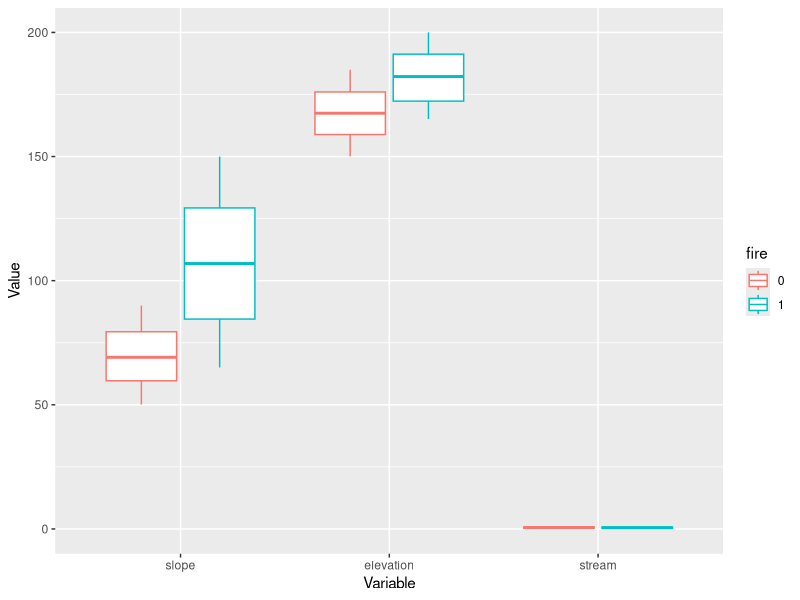

The R script that drew this image:
## ---- chunk 1
knitr::opts_chunk$set(echo = TRUE)

### Install MatchIt if you need to
install.packages("MatchIt",
                 repos = "http://cran.us.r-project.org")

### Packages for the purposes of the quarto website (no need to download these to run the example)
# install.packages(c("jsonlite", "rmarkdown"),
#                  repos = "http://cran.us.r-project.org")

### Load libraries
library(tidyverse)
library(MatchIt)
## ---- chunk 2
### Function to simulate data and write it as a dataframe
simulate_data <- function(){
  
  ### Create variables in a dataframe
  
  ### Make column for observation ID
  df <- data.frame(id = seq(1,1000),
                   
                   ### Add columns for explanatory variables
                   
                   ### Add column for treatment variable
                   fire = c(rep(0,500), rep(1,500)),
                   
                   ### And the rest of the covariates
                   slope = c(runif(500, min = 50, max = 90), 
                             runif(500, min = 65, max = 150)),
                   elevation = c(runif(500, min = 150, max = 185), 
                                 runif(500, min = 165, max = 200)),
                   stream = runif(1000, min = 0, max = 1),
                   
                   ### And the error term
                   error = rnorm(1000, mean = 0, sd = 5))
  
  ### Add a slope*slope variable
  df <- df %>%
    mutate(slope2 = slope^2)
  
  ### Make column for outcome variable (species richness) 
  df <- df %>%
    mutate(species_richness = 1 + 5*fire + 0.07*slope + 0.05*elevation + 2*stream - 0.005*slope2 + error)
  return(df)
}
## ---- chunk 3
### Write a function to generate data and analyze using OLS 
ols_fun <- function(){
  
  ### Simulate the dataset
  data <- simulate_data()
  
  ### Run OLS regression
  ols <- lm(species_richness ~ fire + slope + elevation + stream, 
            data = data)
  
  ### Extract model coefficients and standard error
  fire_coeff <- coef(summary(ols))["fire", "Estimate"]
  fire_se <- coef(summary(ols))["fire", "Std. Error"]
  list <- list(fire_coeff, fire_se)
}

### Apply the function to 100 replicates
ols_sim <- replicate(100, ols_fun())

### Extract the model estimates
ols_fire_est <- unlist(ols_sim[1, ])

### Print mean, standard deviation, minimum, and maximum values for coefficient estimates
c(mean(ols_fire_est), sd(ols_fire_est), 
  min(ols_fire_est), max(ols_fire_est))

### Extract the standard deviations
ols_fire_sd <- unlist(ols_sim[2, ])

### Print mean, standard deviation, minimum, and maximum standard deviation of coefficient estimates
c(mean(ols_fire_sd), sd(ols_fire_sd), 
  min(ols_fire_sd), max(ols_fire_sd))
## ---- chunk 4
### Write a function to generate the data, use matching to subset the data, and run a regression on the matched data
pps_fun <- function(){
  
  ### Simulate the dataset
  data <- simulate_data()
  
  ### Match the data on the observed covariates
  match <- matchit(fire ~ slope + 
                     elevation + 
                     stream, 
                   
                   ### set method to use for matching
                   method = "nearest", 
                   
                   ### tell it what data source to draw matches from
                   data = data, 
                   
                   ### tell it to use logistic regression for the matching
                   distance = "glm", 
                   link = "probit",
                   
                   ### specify which order to draw potential points from the full dataset
                   m.order = "random",
                   
                   ### set a maximum distance for the matches
                   caliper = 0.10)
  
  ### Extract the matched data from the full dataset
  matched_data = match.data(match)
  
  ### Run OLS on the matched dataset
  ols <- lm(species_richness ~ fire + slope + 
              elevation + stream, 
            data = matched_data)
  
  ### Extract model coefficients
  fire_coeff <- coef(summary(ols))["fire", "Estimate"]
  fire_se <- coef(summary(ols))["fire", "Std. Error"]
  list <- list(fire_coeff, fire_se) 
}

### Apply the function to 100 replicates
pps_sim <- replicate(100, pps_fun())

### Extract the model estimates
pps_fire_est <- unlist(pps_sim[1,])

### Print mean, standard deviation, minimum, and maximum values for coefficient estimates
c(mean(pps_fire_est), sd(pps_fire_est), 
  min(pps_fire_est), max(pps_fire_est))

### Extract the standard deviations
pps_fire_sd <- unlist(pps_sim[2,])

### Print mean, standard deviation, minimum, and maximum standard deviation of coefficient estimates
c(mean(pps_fire_sd), sd(pps_fire_sd), 
  min(pps_fire_sd), max(pps_fire_sd))
## ---- chunk 5
### Simulate a dataset
data_for_match <- simulate_data()

### Make fire a factor variable
data_for_match <- data_for_match %>%
  mutate_at(vars(fire), 
            funs(factor))

### Take a look at the balance of the covariates before matching
data_for_match %>%
  dplyr::select(id, fire, slope, elevation, stream) %>%
  gather(variable, value, slope:stream, factor_key = TRUE) %>%
  ggplot(aes(x = variable, y = value, color = fire)) +
  geom_boxplot() +
  xlab("Variable") + ylab("Value")
### fires: 0 = unburned, 1 = burned

### You can also look at it in table form
covariate_summ <- data_for_match %>%
  group_by(fire) %>%
  summarise(slope_mean = mean(slope),
            slope_sd = sd(slope),
            elevation_mean = mean(elevation),
            elevation_sd = sd(elevation),
            stream_mean = mean(stream),
            stream_sd = sd(stream))
## ---- chunk 6
### Match the data on the observed covariates
match <- matchit(fire ~ slope + 
                   elevation + 
                   stream, 
                 
                 ### set method to use for matching
                 method = "nearest", 
                 
                 ### tell it what data source to draw matches from
                 data = data_for_match, 
                 
                 ### tell it to use logistic regression for calculating the propensity scores 
                 distance = "glm", 
                 link = "probit",
                 
                 ### specify which order to draw potential points from the full dataset
                 m.order = "random",
                 
                 ### set a maximum distance for the matches
                 caliper = 0.10)

### Take a look at the quality of the matches
match_quality <- summary(match, 
                         standardize = TRUE)

### Let's see how many points were matched
match_quality_nn <- as.data.frame(match_quality$nn)

### Let's look at the pre-match covariate balance
match_quality_unmatched <- as.data.frame(match_quality$sum.all)

### What does the covariate balance look like after matching?
match_quality_summary <- as.data.frame(match_quality$sum.matched)
### Ideally, you want the standardized mean differences in the matched dataset to be < 0.25 (reference: Schleicher et al. 2020. Statistical matching for conservation science. Conserv. Biol. 34:538–549. https://doi.org/10.1111/cobi.13448).

### You can also look at the amount of bias *reduction achieved through matching
# match_quality_reduction <- as.data.frame(match_quality$reduction)
## ---- chunk 7
### You can also use a fun interactive command to visualize the pre- and post-match covariate spread
# plot(match, interactive = FALSE)

### And you can compare the propensity scores visually
# plot(match, type = "jitter", interactive = FALSE)
## ---- chunk 8
### First, extract the matches from the full dataset
demo_matched <- match.data(match)

### Then run the regression, including the covariates in the model
fit_matched <- lm(species_richness ~ fire + slope + 
                    elevation + stream, 
                  data = demo_matched)
